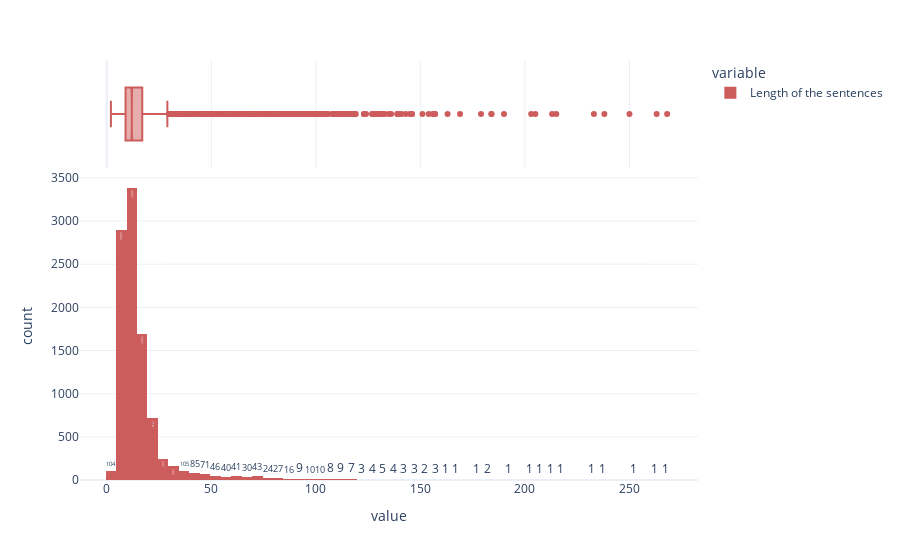

The notebook cell saved with this chart:
### Code cell
# trace the histogram of the length with a appropriate template and labels with indian red color with displayed counts
fig = px.histogram(length, template="plotly_white", labels=dict(x="Length of the sentences", y="Number of sentences"), color_discrete_sequence=['indianred'], marginal="box", nbins=100, text_auto=True)

# change name of the variable
fig.update_traces(name="Length of the sentences")


fig.show()

### Figure 1 — Plotly figure (JSON) as saved in the notebook; plotly's stock layout.template omitted (floating-point values rounded to 4 significant figures; data arrays with more than 128 entries replaced by an {"elided": "..."} marker saying what was removed)
{"data": [{"alignmentgroup": "True", "bingroup": "x", "hovertemplate": "variable=0<br>value=%{x}<br>count=%{y}<extra></extra>", "legendgroup": "0", "marker": {"color": "indianred", "pattern": {"shape": ""}}, "name": "Length of the sentences", "nbinsx": 100, "offsetgroup": "0", "orientation": "v", "showlegend": true, "texttemplate": "%{value}", "type": "histogram", "x": {"elided": "9843 int values"}, "xaxis": "x", "yaxis": "y"}, {"alignmentgroup": "True", "hovertemplate": "variable=0<br>value=%{x}<extra></extra>", "legendgroup": "0", "marker": {"color": "indianred"}, "name": "Length of the sentences", "notched": true, "offsetgroup": "0", "showlegend": false, "type": "box", "x": {"elided": "9843 int values"}, "xaxis": "x2", "yaxis": "y2"}], "layout": {"barmode": "relative", "legend": {"title": {"text": "variable"}, "tracegroupgap": 0}, "margin": {"t": 60}, "xaxis": {"anchor": "y", "domain": [0, 1], "title": {"text": "value"}}, "xaxis2": {"anchor": "y2", "domain": [0, 1], "matches": "x", "showgrid": true, "showticklabels": false}, "yaxis": {"anchor": "x", "domain": [0, 0.7326], "title": {"text": "count"}}, "yaxis2": {"anchor": "x2", "domain": [0.7426, 1], "matches": "y2", "showgrid": false, "showline": false, "showticklabels": false, "ticks": ""}}}
